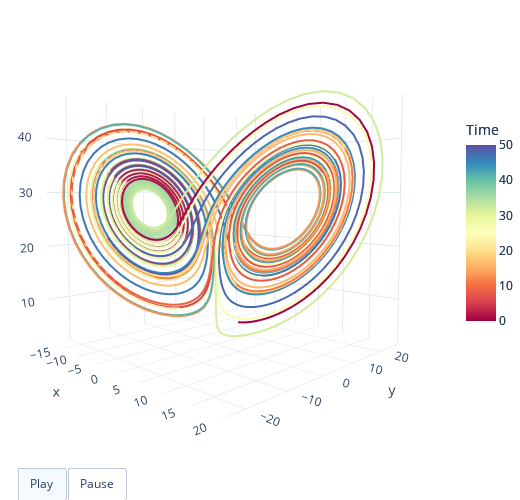

Source (notebook cell):
### Code cell
#| label: animation
#| fig-align: center

fig = go.Figure(
    data= [go.Scatter3d(x=Xp, y=Yp, z=Zp,
                     mode="lines",
                     line=dict(width=4., color=tps, 
                               colorscale='Spectral', showscale=True, 
                               colorbar=dict(lenmode='fraction', len=0.5, title="Time"))),
           go.Scatter3d(x=Xp, y=Yp, z=Zp,
                     mode="lines",
                     line=dict(width=4., color=tps, 
                               colorscale='Spectral', showscale=True, 
                               colorbar=dict(lenmode='fraction', len=0.5, title="Time")))
          ],
    frames=[go.Frame(
        data=[
              go.Scatter3d(x=[Xp[i]], y=[Yp[i]], z=[Zp[i]], marker=dict(color='black', size=4.), 
                           mode="markers")
             ])
            for i in np.round(np.linspace(0, 1000-1, 200)).astype(int)]
)

def frame_args(duration):
    return {
            "frame": {"duration": duration},
            "mode": "immediate",
            "fromcurrent": True,
            "transition": {"duration": duration},
            }

eps = 5
fig.update_layout(
    template="plotly_white", width=520, height=500, 
    margin=dict(l=0.5, r=0.5, t=0.5, b=0.5),
    showlegend=False,
    # scene = dict(xaxis=dict(range=[min(X)-eps, max(X)+eps], autorange=False, zeroline=False),
    #             yaxis=dict(range=[min(Y)-eps, max(Y)+eps], autorange=False, zeroline=False),
    #             zaxis=dict(range=[min(Z)-eps, max(Z)+eps], autorange=False, zeroline=False)),
    scene_camera=dict(eye=dict(x = 1.2, y = -1.2, z = 0.1)),
    scene_aspectratio=dict(x=0.8, y=0.8, z=0.8),
    updatemenus = [{"buttons":[{
                        "args": [None, frame_args(50.)],
                        "label": "Play", 
                        "method": "animate",
                    },
                    {
                        "args": [[None], frame_args(0)],
                        "label": "Pause", 
                        "method": "animate",
                  }],
                    
                "direction": "left",
                "pad": {"r": 10, "t": 70},
                "type": "buttons",
                "x": 0.3,
                "y": 0.1,
            }
         ]
)

# fig.update_geos(resolution=110)
# fig.write_html("animation.html", full_html=False)
# fig.write_image("test.png", format="png", scale=2)
fig.show()

### Figure 1 — Plotly figure (JSON) as saved in the notebook; plotly's stock layout.template omitted (floating-point values rounded to 4 significant figures; data arrays with more than 128 entries replaced by an {"elided": "..."} marker saying what was removed)
{"data": [{"line": {"color": {"elided": "5000 float values"}, "colorbar": {"len": 0.5, "lenmode": "fraction", "title": {"text": "Time"}}, "colorscale": [[0, "rgb(158,1,66)"], [0.1, "rgb(213,62,79)"], [0.2, "rgb(244,109,67)"], [0.3, "rgb(253,174,97)"], [0.4, "rgb(254,224,139)"], [0.5, "rgb(255,255,191)"], [0.6, "rgb(230,245,152)"], [0.7, "rgb(171,221,164)"], [0.8, "rgb(102,194,165)"], [0.9, "rgb(50,136,189)"], [1, "rgb(94,79,162)"]], "showscale": true, "width": 4}, "mode": "lines", "type": "scatter3d", "x": {"elided": "5000 float values"}, "y": {"elided": "5000 float values"}, "z": {"elided": "5000 float values"}}, {"line": {"color": {"elided": "5000 float values"}, "colorbar": {"len": 0.5, "lenmode": "fraction", "title": {"text": "Time"}}, "colorscale": [[0, "rgb(158,1,66)"], [0.1, "rgb(213,62,79)"], [0.2, "rgb(244,109,67)"], [0.3, "rgb(253,174,97)"], [0.4, "rgb(254,224,139)"], [0.5, "rgb(255,255,191)"], [0.6, "rgb(230,245,152)"], [0.7, "rgb(171,221,164)"], [0.8, "rgb(102,194,165)"], [0.9, "rgb(50,136,189)"], [1, "rgb(94,79,162)"]], "showscale": true, "width": 4}, "mode": "lines", "type": "scatter3d", "x": {"elided": "5000 float values"}, "y": {"elided": "5000 float values"}, "z": {"elided": "5000 float values"}}], "layout": {"height": 500, "margin": {"b": 0.5, "l": 0.5, "r": 0.5, "t": 0.5}, "scene": {"aspectratio": {"x": 0.8, "y": 0.8, "z": 0.8}, "camera": {"eye": {"x": 1.2, "y": -1.2, "z": 0.1}}}, "showlegend": false, "updatemenus": [{"buttons": [{"args": [null, {"frame": {"duration": 50}, "fromcurrent": true, "mode": "immediate", "transition": {"duration": 50}}], "label": "Play", "method": "animate"}, {"args": [[null], {"frame": {"duration": 0}, "fromcurrent": true, "mode": "immediate", "transition": {"duration": 0}}], "label": "Pause", "method": "animate"}], "direction": "left", "pad": {"r": 10, "t": 70}, "type": "buttons", "x": 0.3, "y": 0.1}], "width": 520}}
